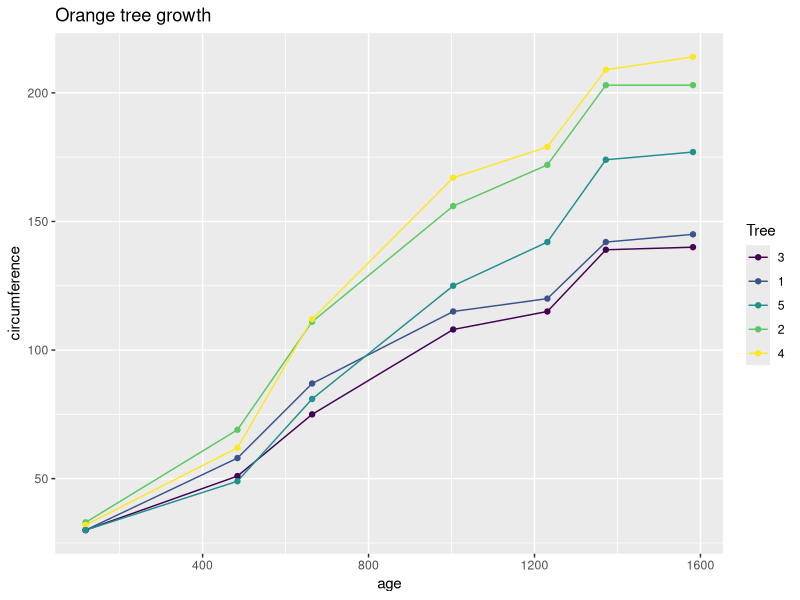
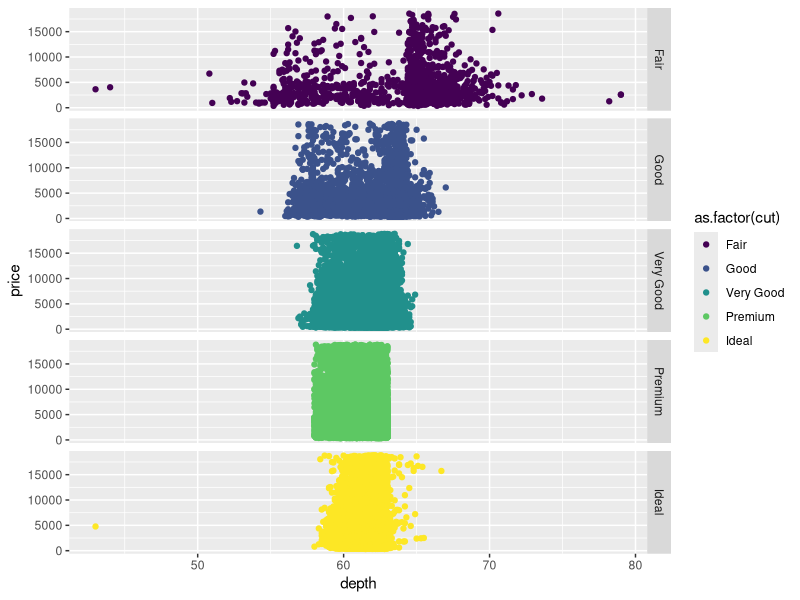
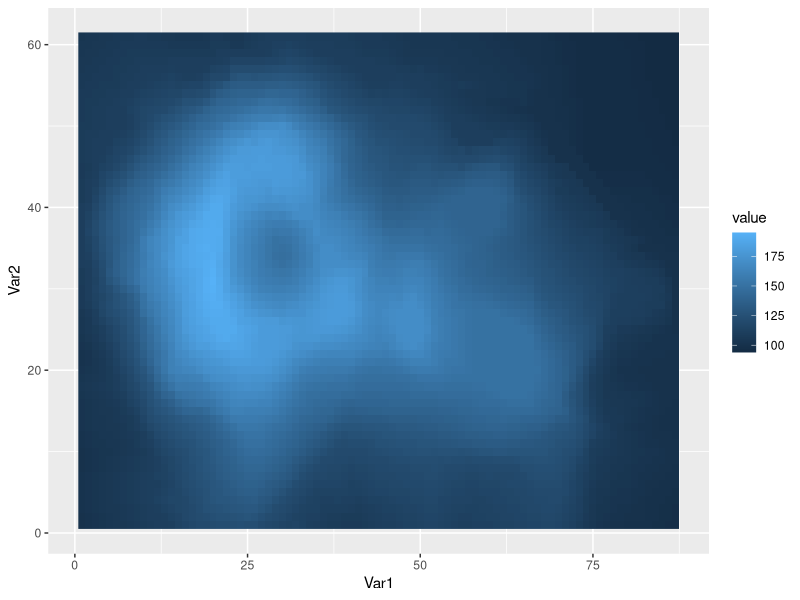
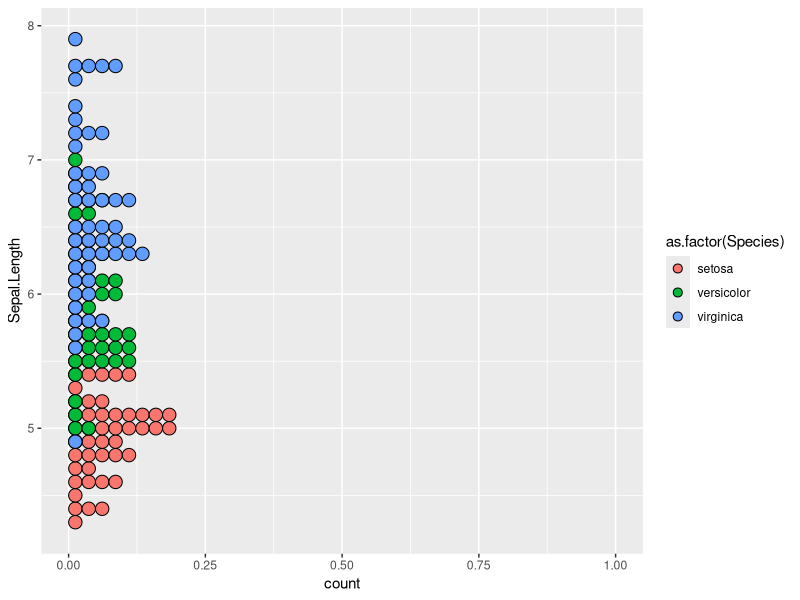
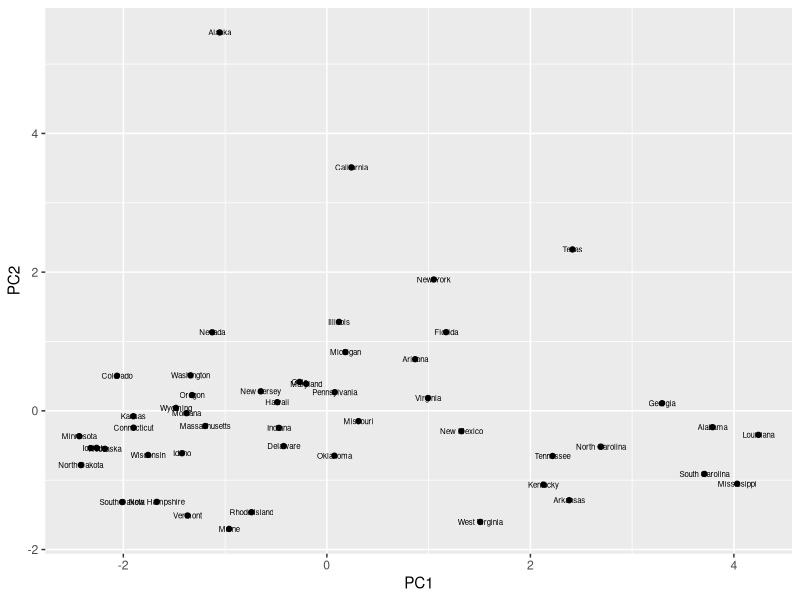

Generate these figures, in order, with R:
## ---- chunk 1
library(dplyr)
library(ggplot2)
library(ggthemes)
library(Rtsne)
library(reshape2)
## ---- chunk 2
diamonds

cor_price <- diamonds %>% select(carat, depth, table, price, x, y)
cor(cor_price) ["price", ]
## ---- chunk 3
orange <- Orange
orange

growth <- ggplot(data = orange, aes(x = age, y = circumference, color=Tree)) + geom_path() +geom_point()
growth + labs(title = "Orange tree growth")
## ---- chunk 4
ggplot(diamonds, aes(x=depth, y=price, color = as.factor(cut))) + geom_point() + facet_grid(rows=vars(cut))      
## ---- chunk 5
volcano <- melt(volcano)

ggplot(volcano, aes(x=Var1, y=Var2)) + geom_raster(aes(fill=value))
## ---- chunk 6
iris <- as.data.frame(iris)

ggplot(iris, aes(x = Sepal.Length, fill=as.factor(Species))) +
  geom_dotplot(binwidth = 0.1) + coord_flip()
## ---- chunk 7
state.x77

pca <- as.data.frame(prcomp(state.x77, scale = TRUE) $x)
pca

ggplot(pca, aes(x = PC1, y = PC2, label = rownames(pca))) + geom_point() + geom_text(size = 2)
